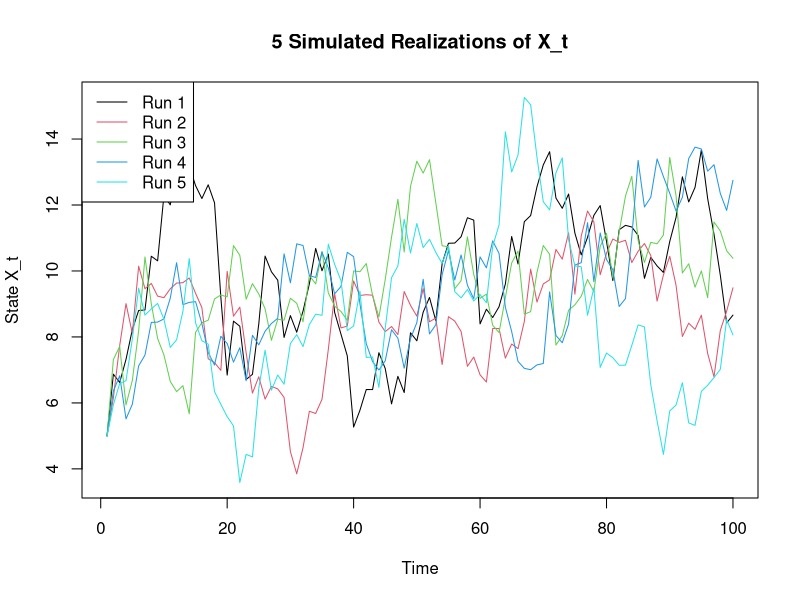
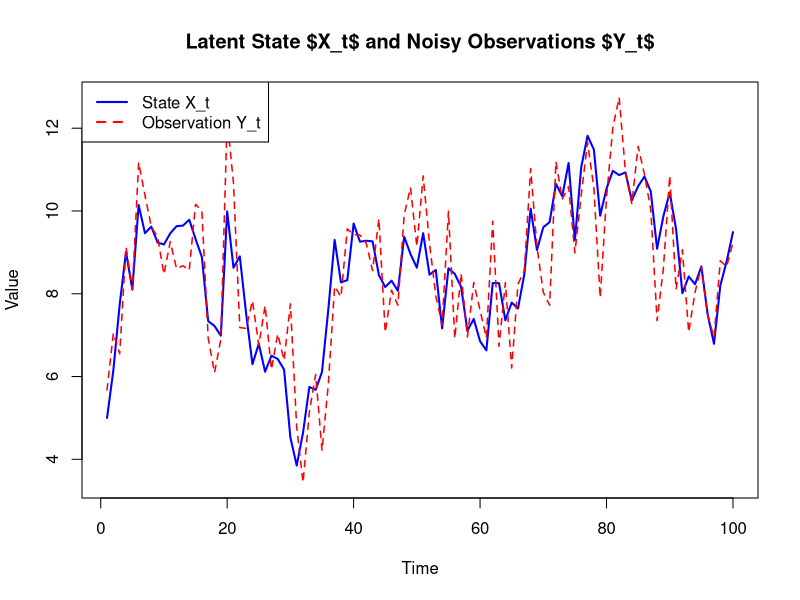
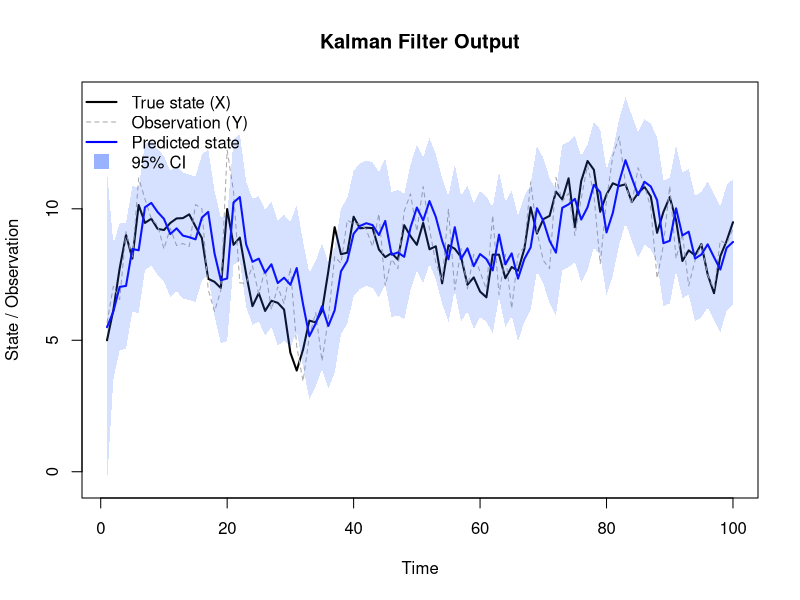
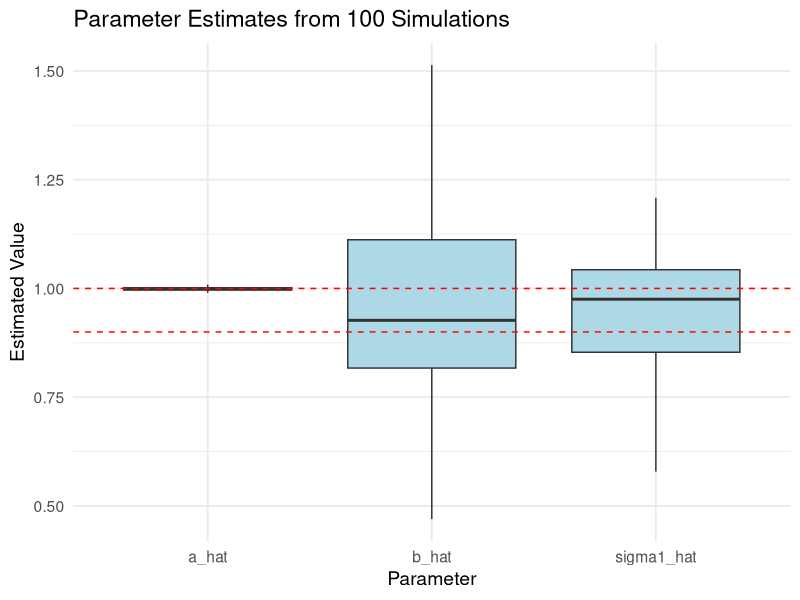

The R script that drew these images, in order:
#library(httpgd)
#hgd() 

# Task 1.1.1

# Parameters
a <- 0.9
b <- 1        # bias term (not dynamic input)
sigma1 <- 1
n <- 100
X0 <- 5

# Simulate 5 independent trajectories
set.seed(42)
X_list <- list()

for (j in 1:5) {
  X <- numeric(n)
  X[1] <- X0
  for (t in 2:n) {
    X[t] <- a * X[t - 1] + b + rnorm(1, mean = 0, sd = sigma1)
  }
  X_list[[j]] <- X
}

# Plot
matplot(1:n, do.call(cbind, X_list), type = "l", lty = 1, col = 1:5,
        xlab = "Time", ylab = "State X_t", main = "5 Simulated Realizations of X_t")
legend("topleft", legend = paste("Run", 1:5), col = 1:5, lty = 1)


# Task 1.2

# Use first trajectory from Task 1.1
X <- X_list[[2]]

# Observation noise
sigma2 <- 1

# Simulate noisy observations
Y <- X + rnorm(length(X), mean = 0, sd = sigma2)

# Plot state and observation
plot(X, type = "l", col = "blue", lwd = 2,
     ylim = range(c(X, Y)), xlab = "Time", ylab = "Value",
     main = "Latent State $X_t$ and Noisy Observations $Y_t$")
lines(Y, col = "red", lwd = 1.5, lty = 2)
legend("topleft", legend = c("State X_t", "Observation Y_t"),
       col = c("blue", "red"), lty = c(1, 2), lwd = 2)



# Task 1.3

# The Kalman filter function
myKalmanFilter <- function(
  y,             # Vector of observations y_t
  theta,         # Model parameters for X_{t+1} = a*X_t + b + e_t
  R,             # Measurement noise variance
  x_prior = 0,   # Initial prior mean for X_0
  P_prior = 10   # Initial prior variance for X_0
) {


  a <- theta[1]
  b <- theta[2]
  sigma1 <- theta[3]
  N <- length(y)

  # Initialize vectors
  x_pred  <- numeric(N)  # Predicted means
  P_pred  <- numeric(N)  # Predicted variances
  x_filt  <- numeric(N)  # Filtered means
  P_filt  <- numeric(N)  # Filtered variances
  innovation     <- numeric(N)  # Innovation = y[t] - x_pred[t]
  innovation_var <- numeric(N)  # Innovation variance

  for (t in seq_len(N)) {
    # Prediction step
    if (t == 1) {
      x_pred[t] <- a * x_prior + b
      P_pred[t] <- a^2 * P_prior + sigma1^2
    } else {
      x_pred[t] <- a * x_filt[t - 1] + b
      P_pred[t] <- a^2 * P_filt[t - 1] + sigma1^2
    }

    # Update step
    innovation[t] <- y[t] - x_pred[t]
    innovation_var[t] <- P_pred[t] + R
    K_t <- P_pred[t] / innovation_var[t]  # Kalman gain: how much to trust observation

    x_filt[t] <- x_pred[t] + K_t * innovation[t]
    P_filt[t] <- (1 - K_t) * P_pred[t]
  }

  return(list(
    x_pred = x_pred,
    P_pred = P_pred,
    x_filt = x_filt,
    P_filt = P_filt,
    innovation = innovation,
    innovation_var = innovation_var
  ))
}

# Define parameters
theta <- c(a, b, sigma1)  # a = 0.9, b = 1, sigma1 = 1 from Task 1.1
R <- sigma2               # Measurement noise variance = 1
X0 <- 5                   # Prior mean (could also use 5, as in simulation)
P0 <- 10                  # Prior variance

# Run the Kalman filter
result <- myKalmanFilter(Y, theta, R, X0, P0)

# Extract predicted state and its variance
x_pred <- result$x_pred
P_pred <- result$P_pred

# Compute 95% confidence interval
ci_upper <- x_pred + 1.96 * sqrt(P_pred)
ci_lower <- x_pred - 1.96 * sqrt(P_pred)

# Time vector
time <- 1:length(Y)

# Plot everything
plot(time, X, type = "l", lwd = 2, col = "black", ylim = range(c(X, Y, ci_upper, ci_lower)),
     ylab = "State / Observation", xlab = "Time", main = "Kalman Filter Output")

# Add observations
lines(time, Y, col = "darkgray", lty = 2)

# Add predicted state
lines(time, x_pred, col = "blue", lwd = 2)

# Add 95% confidence band
polygon(c(time, rev(time)),
        c(ci_upper, rev(ci_lower)),
        col = rgb(0.2, 0.4, 1, alpha = 0.2), border = NA)

# Add legend
legend("topleft",
       legend = c("True state (X)", "Observation (Y)", "Predicted state", "95% CI"),
       col = c("black", "darkgray", "blue", rgb(0.2, 0.4, 1, alpha = 0.5)),
       lty = c(1, 2, 1, NA), lwd = c(2, 1, 2, NA), pch = c(NA, NA, NA, 15),
       pt.cex = 2, bty = "n")


# Task 1.4

myLogLikFun <- function(theta, Y, R, X0, P0) {
  a <- theta[1]
  b <- theta[2]
  sigma1 <- theta[3]
  
  N <- length(Y)
  
  # Run Kalman filter
  kf <- myKalmanFilter(y = Y, theta = theta, R = R, x_prior = X0, P_prior = P0)
  
  # Compute log-likelihood
  loglik <- 0
  for (t in 1:N) {
    nu_t <- kf$innovation[t]
    S_t <- kf$innovation_var[t]
    loglik <- loglik + dnorm(nu_t, mean = 0, sd = sqrt(S_t), log = TRUE)
  }
  
  # Return NEGATIVE log-likelihood for minimization
  return(-loglik)
}

set.seed(42)  # for reproducibility

# True parameters
a_true <- 1
b_true <- 0.9
sigma1_true <- 1
sigma2 <- 1  # known
n <- 100
n_sim <- 100

# Storage for parameter estimates
results <- matrix(NA, nrow = n_sim, ncol = 3)
colnames(results) <- c("a_hat", "b_hat", "sigma1_hat")

# Simulation function (you already have this)
simulate_data <- function(n, a, b, sigma1, sigma2) {
  X <- numeric(n)
  Y <- numeric(n)
  X[1] <- 0
  Y[1] <- X[1] + rnorm(1, 0, sigma2)
  for (t in 2:n) {
    X[t] <- a * X[t - 1] + b + rnorm(1, 0, sigma1)
    Y[t] <- X[t] + rnorm(1, 0, sigma2)
  }
  list(X = X, Y = Y)
}


# Run the simulations and estimation
for (i in 1:n_sim) {
  sim <- simulate_data(n, a_true, b_true, sigma1_true, sigma2)
  
  est <- optim(par = c(0.5, 0.5, 0.5), fn = myLogLikFun,
               Y = sim$Y, R = sigma2^2, X0 = 0, P0 = 10,
               method = "L-BFGS-B", lower = c(1/1000, 1/1000, 1/1000))
  print(est$par)  # Print estimated parameters for each simulation
  
  results[i, ] <- est$par
}

# Convert to data frame
results_df <- as.data.frame(results)

# Plot results
library(ggplot2)
library(tidyr)

results_long <- pivot_longer(results_df, cols = everything(), names_to = "parameter", values_to = "estimate")

ggplot(results_long, aes(x = parameter, y = estimate)) +
  geom_boxplot(fill = "lightblue") +
  geom_hline(data = data.frame(parameter = c("a_hat", "b_hat", "sigma1_hat"),
                               true = c(a_true, b_true, sigma1_true)),
             aes(yintercept = true), linetype = "dashed", color = "red") +
  labs(title = "Parameter Estimates from 100 Simulations",
       x = "Parameter", y = "Estimated Value") +
  theme_minimal(base_size = 14)




  
